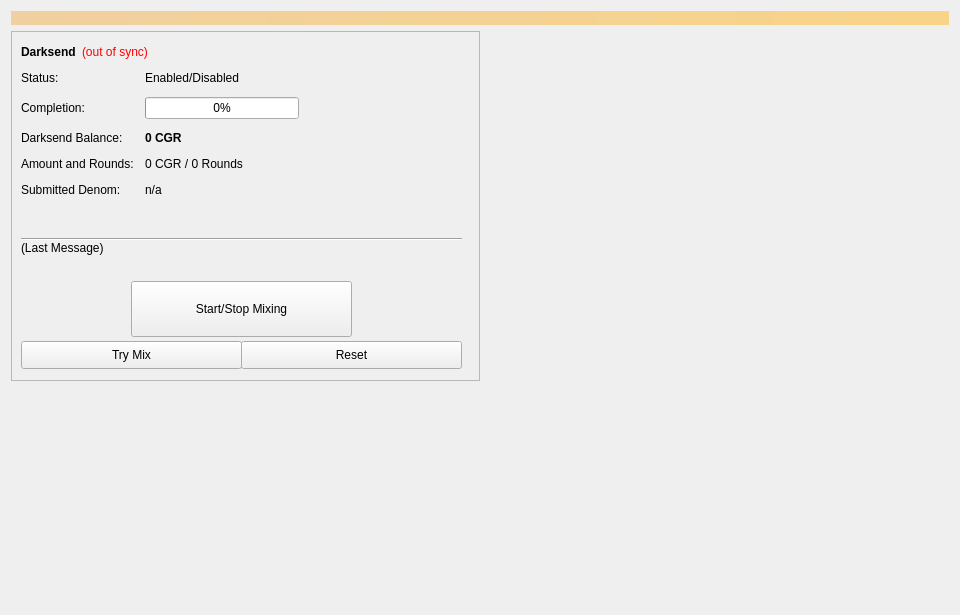
<?xml version="1.0" encoding="UTF-8"?>
<ui version="4.0">
 <class>Coinmix</class>
 <widget class="QWidget" name="Coinmix">
  <property name="geometry">
   <rect>
    <x>0</x>
    <y>0</y>
    <width>960</width>
    <height>615</height>
   </rect>
  </property>
  <property name="minimumSize">
   <size>
    <width>960</width>
    <height>0</height>
   </size>
  </property>
  <property name="windowTitle">
   <string>Form</string>
  </property>
  <layout class="QVBoxLayout" name="topLayout">
   <item>
    <widget class="QLabel" name="labelAlerts">
     <property name="visible">
      <bool>false</bool>
     </property>
     <property name="styleSheet">
      <string notr="true">background-color: qlineargradient(x1: 0, y1: 0, x2: 1, y2: 0, stop:0 #F0D0A0, stop:1 #F8D488); color:#000000;</string>
     </property>
     <property name="wordWrap">
      <bool>true</bool>
     </property>
     <property name="margin">
      <number>3</number>
     </property>
    </widget>
   </item>
   <item>
    <layout class="QHBoxLayout" name="horizontalLayout" stretch="1,1">
     <item>
      <layout class="QVBoxLayout" name="verticalLayout_2">
       <item>
        <widget class="QFrame" name="frameDarksend">
         <property name="minimumSize">
          <size>
           <width>0</width>
           <height>350</height>
          </size>
         </property>
         <property name="layoutDirection">
          <enum>Qt::LeftToRight</enum>
         </property>
         <property name="frameShape">
          <enum>QFrame::StyledPanel</enum>
         </property>
         <property name="frameShadow">
          <enum>QFrame::Raised</enum>
         </property>
         <widget class="QWidget" name="formLayoutWidget">
          <property name="geometry">
           <rect>
            <x>10</x>
            <y>40</y>
            <width>451</width>
            <height>161</height>
           </rect>
          </property>
          <layout class="QFormLayout" name="formLayout">
           <property name="fieldGrowthPolicy">
            <enum>QFormLayout::AllNonFixedFieldsGrow</enum>
           </property>
           <property name="horizontalSpacing">
            <number>11</number>
           </property>
           <property name="verticalSpacing">
            <number>12</number>
           </property>
           <item row="0" column="0">
            <widget class="QLabel" name="label_6">
             <property name="text">
              <string>Status:</string>
             </property>
            </widget>
           </item>
           <item row="1" column="0">
            <widget class="QLabel" name="label_7">
             <property name="text">
              <string>Completion:</string>
             </property>
            </widget>
           </item>
           <item row="1" column="1">
            <widget class="QProgressBar" name="DarksendProgress">
             <property name="maximumSize">
              <size>
               <width>154</width>
               <height>16777215</height>
              </size>
             </property>
             <property name="value">
              <number>0</number>
             </property>
            </widget>
           </item>
           <item row="2" column="0">
            <widget class="QLabel" name="labelAnonymizedText">
             <property name="text">
              <string>Darksend Balance:</string>
             </property>
            </widget>
           </item>
           <item row="2" column="1">
            <widget class="QLabel" name="labelAnonymized">
             <property name="font">
              <font>
               <weight>75</weight>
               <bold>true</bold>
              </font>
             </property>
             <property name="text">
              <string notr="true">0 CGR</string>
             </property>
            </widget>
           </item>
           <item row="3" column="0">
            <widget class="QLabel" name="label_8">
             <property name="text">
              <string>Amount and Rounds:</string>
             </property>
            </widget>
           </item>
           <item row="3" column="1">
            <widget class="QLabel" name="labelAmountRounds">
             <property name="text">
              <string>0 CGR / 0 Rounds</string>
             </property>
            </widget>
           </item>
           <item row="4" column="0">
            <widget class="QLabel" name="label_9">
             <property name="text">
              <string>Submitted Denom:</string>
             </property>
            </widget>
           </item>
           <item row="4" column="1">
            <widget class="QLabel" name="labelSubmittedDenom">
             <property name="toolTip">
              <string>The denominations you submitted to the Masternode.&lt;br&gt;To mix, other users must submit the exact same denominations.</string>
             </property>
             <property name="text">
              <string>n/a</string>
             </property>
            </widget>
           </item>
           <item row="0" column="1">
            <widget class="QLabel" name="DarksendEnabled">
             <property name="text">
              <string>Enabled/Disabled</string>
             </property>
            </widget>
           </item>
          </layout>
         </widget>
         <widget class="QPushButton" name="runAutoDenom">
          <property name="geometry">
           <rect>
            <x>251</x>
            <y>17</y>
            <width>1</width>
            <height>1</height>
           </rect>
          </property>
          <property name="palette">
           <palette>
            <active>
             <colorrole role="WindowText">
              <brush brushstyle="SolidPattern">
               <color alpha="255">
                <red>0</red>
                <green>0</green>
                <blue>0</blue>
               </color>
              </brush>
             </colorrole>
             <colorrole role="Button">
              <brush brushstyle="SolidPattern">
               <color alpha="255">
                <red>239</red>
                <green>238</green>
                <blue>238</blue>
               </color>
              </brush>
             </colorrole>
             <colorrole role="Light">
              <brush brushstyle="SolidPattern">
               <color alpha="255">
                <red>255</red>
                <green>255</green>
                <blue>255</blue>
               </color>
              </brush>
             </colorrole>
             <colorrole role="Midlight">
              <brush brushstyle="SolidPattern">
               <color alpha="255">
                <red>247</red>
                <green>246</green>
                <blue>246</blue>
               </color>
              </brush>
             </colorrole>
             <colorrole role="Dark">
              <brush brushstyle="SolidPattern">
               <color alpha="255">
                <red>119</red>
                <green>119</green>
                <blue>119</blue>
               </color>
              </brush>
             </colorrole>
             <colorrole role="Mid">
              <brush brushstyle="SolidPattern">
               <color alpha="255">
                <red>159</red>
                <green>159</green>
                <blue>159</blue>
               </color>
              </brush>
             </colorrole>
             <colorrole role="Text">
              <brush brushstyle="SolidPattern">
               <color alpha="255">
                <red>0</red>
                <green>0</green>
                <blue>0</blue>
               </color>
              </brush>
             </colorrole>
             <colorrole role="BrightText">
              <brush brushstyle="SolidPattern">
               <color alpha="255">
                <red>255</red>
                <green>255</green>
                <blue>255</blue>
               </color>
              </brush>
             </colorrole>
             <colorrole role="ButtonText">
              <brush brushstyle="SolidPattern">
               <color alpha="255">
                <red>0</red>
                <green>0</green>
                <blue>0</blue>
               </color>
              </brush>
             </colorrole>
             <colorrole role="Base">
              <brush brushstyle="SolidPattern">
               <color alpha="255">
                <red>255</red>
                <green>255</green>
                <blue>255</blue>
               </color>
              </brush>
             </colorrole>
             <colorrole role="Window">
              <brush brushstyle="SolidPattern">
               <color alpha="255">
                <red>239</red>
                <green>238</green>
                <blue>238</blue>
               </color>
              </brush>
             </colorrole>
             <colorrole role="Shadow">
              <brush brushstyle="SolidPattern">
               <color alpha="255">
                <red>0</red>
                <green>0</green>
                <blue>0</blue>
               </color>
              </brush>
             </colorrole>
             <colorrole role="AlternateBase">
              <brush brushstyle="SolidPattern">
               <color alpha="255">
                <red>247</red>
                <green>246</green>
                <blue>246</blue>
               </color>
              </brush>
             </colorrole>
             <colorrole role="ToolTipBase">
              <brush brushstyle="SolidPattern">
               <color alpha="255">
                <red>255</red>
                <green>255</green>
                <blue>220</blue>
               </color>
              </brush>
             </colorrole>
             <colorrole role="ToolTipText">
              <brush brushstyle="SolidPattern">
               <color alpha="255">
                <red>0</red>
                <green>0</green>
                <blue>0</blue>
               </color>
              </brush>
             </colorrole>
            </active>
            <inactive>
             <colorrole role="WindowText">
              <brush brushstyle="SolidPattern">
               <color alpha="255">
                <red>0</red>
                <green>0</green>
                <blue>0</blue>
               </color>
              </brush>
             </colorrole>
             <colorrole role="Button">
              <brush brushstyle="SolidPattern">
               <color alpha="255">
                <red>239</red>
                <green>238</green>
                <blue>238</blue>
               </color>
              </brush>
             </colorrole>
             <colorrole role="Light">
              <brush brushstyle="SolidPattern">
               <color alpha="255">
                <red>255</red>
                <green>255</green>
                <blue>255</blue>
               </color>
              </brush>
             </colorrole>
             <colorrole role="Midlight">
              <brush brushstyle="SolidPattern">
               <color alpha="255">
                <red>247</red>
                <green>246</green>
                <blue>246</blue>
               </color>
              </brush>
             </colorrole>
             <colorrole role="Dark">
              <brush brushstyle="SolidPattern">
               <color alpha="255">
                <red>119</red>
                <green>119</green>
                <blue>119</blue>
               </color>
              </brush>
             </colorrole>
             <colorrole role="Mid">
              <brush brushstyle="SolidPattern">
               <color alpha="255">
                <red>159</red>
                <green>159</green>
                <blue>159</blue>
               </color>
              </brush>
             </colorrole>
             <colorrole role="Text">
              <brush brushstyle="SolidPattern">
               <color alpha="255">
                <red>0</red>
                <green>0</green>
                <blue>0</blue>
               </color>
              </brush>
             </colorrole>
             <colorrole role="BrightText">
              <brush brushstyle="SolidPattern">
               <color alpha="255">
                <red>255</red>
                <green>255</green>
                <blue>255</blue>
               </color>
              </brush>
             </colorrole>
             <colorrole role="ButtonText">
              <brush brushstyle="SolidPattern">
               <color alpha="255">
                <red>0</red>
                <green>0</green>
                <blue>0</blue>
               </color>
              </brush>
             </colorrole>
             <colorrole role="Base">
              <brush brushstyle="SolidPattern">
               <color alpha="255">
                <red>255</red>
                <green>255</green>
                <blue>255</blue>
               </color>
              </brush>
             </colorrole>
             <colorrole role="Window">
              <brush brushstyle="SolidPattern">
               <color alpha="255">
                <red>239</red>
                <green>238</green>
                <blue>238</blue>
               </color>
              </brush>
             </colorrole>
             <colorrole role="Shadow">
              <brush brushstyle="SolidPattern">
               <color alpha="255">
                <red>0</red>
                <green>0</green>
                <blue>0</blue>
               </color>
              </brush>
             </colorrole>
             <colorrole role="AlternateBase">
              <brush brushstyle="SolidPattern">
               <color alpha="255">
                <red>247</red>
                <green>246</green>
                <blue>246</blue>
               </color>
              </brush>
             </colorrole>
             <colorrole role="ToolTipBase">
              <brush brushstyle="SolidPattern">
               <color alpha="255">
                <red>255</red>
                <green>255</green>
                <blue>220</blue>
               </color>
              </brush>
             </colorrole>
             <colorrole role="ToolTipText">
              <brush brushstyle="SolidPattern">
               <color alpha="255">
                <red>0</red>
                <green>0</green>
                <blue>0</blue>
               </color>
              </brush>
             </colorrole>
            </inactive>
            <disabled>
             <colorrole role="WindowText">
              <brush brushstyle="SolidPattern">
               <color alpha="255">
                <red>119</red>
                <green>119</green>
                <blue>119</blue>
               </color>
              </brush>
             </colorrole>
             <colorrole role="Button">
              <brush brushstyle="SolidPattern">
               <color alpha="255">
                <red>239</red>
                <green>238</green>
                <blue>238</blue>
               </color>
              </brush>
             </colorrole>
             <colorrole role="Light">
              <brush brushstyle="SolidPattern">
               <color alpha="255">
                <red>255</red>
                <green>255</green>
                <blue>255</blue>
               </color>
              </brush>
             </colorrole>
             <colorrole role="Midlight">
              <brush brushstyle="SolidPattern">
               <color alpha="255">
                <red>247</red>
                <green>246</green>
                <blue>246</blue>
               </color>
              </brush>
             </colorrole>
             <colorrole role="Dark">
              <brush brushstyle="SolidPattern">
               <color alpha="255">
                <red>119</red>
                <green>119</green>
                <blue>119</blue>
               </color>
              </brush>
             </colorrole>
             <colorrole role="Mid">
              <brush brushstyle="SolidPattern">
               <color alpha="255">
                <red>159</red>
                <green>159</green>
                <blue>159</blue>
               </color>
              </brush>
             </colorrole>
             <colorrole role="Text">
              <brush brushstyle="SolidPattern">
               <color alpha="255">
                <red>119</red>
                <green>119</green>
                <blue>119</blue>
               </color>
              </brush>
             </colorrole>
             <colorrole role="BrightText">
              <brush brushstyle="SolidPattern">
               <color alpha="255">
                <red>255</red>
                <green>255</green>
                <blue>255</blue>
               </color>
              </brush>
             </colorrole>
             <colorrole role="ButtonText">
              <brush brushstyle="SolidPattern">
               <color alpha="255">
                <red>119</red>
                <green>119</green>
                <blue>119</blue>
               </color>
              </brush>
             </colorrole>
             <colorrole role="Base">
              <brush brushstyle="SolidPattern">
               <color alpha="255">
                <red>239</red>
                <green>238</green>
                <blue>238</blue>
               </color>
              </brush>
             </colorrole>
             <colorrole role="Window">
              <brush brushstyle="SolidPattern">
               <color alpha="255">
                <red>239</red>
                <green>238</green>
                <blue>238</blue>
               </color>
              </brush>
             </colorrole>
             <colorrole role="Shadow">
              <brush brushstyle="SolidPattern">
               <color alpha="255">
                <red>0</red>
                <green>0</green>
                <blue>0</blue>
               </color>
              </brush>
             </colorrole>
             <colorrole role="AlternateBase">
              <brush brushstyle="SolidPattern">
               <color alpha="255">
                <red>239</red>
                <green>238</green>
                <blue>238</blue>
               </color>
              </brush>
             </colorrole>
             <colorrole role="ToolTipBase">
              <brush brushstyle="SolidPattern">
               <color alpha="255">
                <red>255</red>
                <green>255</green>
                <blue>220</blue>
               </color>
              </brush>
             </colorrole>
             <colorrole role="ToolTipText">
              <brush brushstyle="SolidPattern">
               <color alpha="255">
                <red>0</red>
                <green>0</green>
                <blue>0</blue>
               </color>
              </brush>
             </colorrole>
            </disabled>
           </palette>
          </property>
          <property name="focusPolicy">
           <enum>Qt::NoFocus</enum>
          </property>
          <property name="autoFillBackground">
           <bool>true</bool>
          </property>
          <property name="text">
           <string/>
          </property>
          <property name="flat">
           <bool>true</bool>
          </property>
         </widget>
         <widget class="QPushButton" name="toggleDarksend">
          <property name="geometry">
           <rect>
            <x>120</x>
            <y>250</y>
            <width>221</width>
            <height>56</height>
           </rect>
          </property>
          <property name="sizePolicy">
           <sizepolicy hsizetype="MinimumExpanding" vsizetype="Fixed">
            <horstretch>0</horstretch>
            <verstretch>0</verstretch>
           </sizepolicy>
          </property>
          <property name="text">
           <string>Start/Stop Mixing</string>
          </property>
         </widget>
         <widget class="Line" name="lineLastMessage">
          <property name="geometry">
           <rect>
            <x>10</x>
            <y>200</y>
            <width>441</width>
            <height>16</height>
           </rect>
          </property>
          <property name="orientation">
           <enum>Qt::Horizontal</enum>
          </property>
         </widget>
         <widget class="QLabel" name="DarksendStatus">
          <property name="geometry">
           <rect>
            <x>10</x>
            <y>210</y>
            <width>451</width>
            <height>43</height>
           </rect>
          </property>
          <property name="minimumSize">
           <size>
            <width>288</width>
            <height>43</height>
           </size>
          </property>
          <property name="text">
           <string>(Last Message)</string>
          </property>
          <property name="alignment">
           <set>Qt::AlignLeading|Qt::AlignLeft|Qt::AlignTop</set>
          </property>
          <property name="wordWrap">
           <bool>true</bool>
          </property>
         </widget>
         <widget class="QPushButton" name="DarksendAuto">
          <property name="geometry">
           <rect>
            <x>10</x>
            <y>310</y>
            <width>221</width>
            <height>28</height>
           </rect>
          </property>
          <property name="sizePolicy">
           <sizepolicy hsizetype="MinimumExpanding" vsizetype="Fixed">
            <horstretch>0</horstretch>
            <verstretch>0</verstretch>
           </sizepolicy>
          </property>
          <property name="toolTip">
           <string>Try to manually submit a Darksend request.</string>
          </property>
          <property name="text">
           <string>Try Mix</string>
          </property>
         </widget>
         <widget class="QPushButton" name="DarksendReset">
          <property name="geometry">
           <rect>
            <x>230</x>
            <y>310</y>
            <width>221</width>
            <height>28</height>
           </rect>
          </property>
          <property name="sizePolicy">
           <sizepolicy hsizetype="MinimumExpanding" vsizetype="Fixed">
            <horstretch>0</horstretch>
            <verstretch>0</verstretch>
           </sizepolicy>
          </property>
          <property name="toolTip">
           <string>Reset the current status of Darksend (can interrupt Darksend if it's in the process of Mixing, which can cost you money!)</string>
          </property>
          <property name="autoFillBackground">
           <bool>false</bool>
          </property>
          <property name="text">
           <string>Reset</string>
          </property>
         </widget>
         <widget class="QWidget" name="layoutWidget">
          <property name="geometry">
           <rect>
            <x>10</x>
            <y>10</y>
            <width>431</width>
            <height>22</height>
           </rect>
          </property>
          <layout class="QHBoxLayout" name="horizontalLayout_5">
           <item>
            <widget class="QLabel" name="label_2">
             <property name="font">
              <font>
               <weight>75</weight>
               <bold>true</bold>
              </font>
             </property>
             <property name="text">
              <string>Darksend</string>
             </property>
            </widget>
           </item>
           <item>
            <widget class="QLabel" name="labelDarksendSyncStatus">
             <property name="toolTip">
              <string>The displayed information may be out of date. Your wallet automatically synchronizes with the cougar network after a connection is established, but this process has not completed yet.</string>
             </property>
             <property name="styleSheet">
              <string notr="true">QLabel { color: red; }</string>
             </property>
             <property name="text">
              <string notr="true">(out of sync)</string>
             </property>
             <property name="alignment">
              <set>Qt::AlignLeading|Qt::AlignLeft|Qt::AlignVCenter</set>
             </property>
            </widget>
           </item>
           <item>
            <spacer name="horizontalSpacer_4">
             <property name="orientation">
              <enum>Qt::Horizontal</enum>
             </property>
             <property name="sizeHint" stdset="0">
              <size>
               <width>40</width>
               <height>20</height>
              </size>
             </property>
            </spacer>
           </item>
          </layout>
         </widget>
        </widget>
       </item>
       <item>
        <spacer name="verticalSpacer">
         <property name="orientation">
          <enum>Qt::Vertical</enum>
         </property>
         <property name="sizeHint" stdset="0">
          <size>
           <width>20</width>
           <height>40</height>
          </size>
         </property>
        </spacer>
       </item>
      </layout>
     </item>
     <item>
      <layout class="QVBoxLayout" name="verticalLayout_3">
       <item>
        <spacer name="verticalSpacer_2">
         <property name="orientation">
          <enum>Qt::Vertical</enum>
         </property>
         <property name="sizeType">
          <enum>QSizePolicy::Expanding</enum>
         </property>
         <property name="sizeHint" stdset="0">
          <size>
           <width>20</width>
           <height>40</height>
          </size>
         </property>
        </spacer>
       </item>
      </layout>
     </item>
    </layout>
   </item>
  </layout>
 </widget>
 <resources/>
 <connections/>
</ui>
